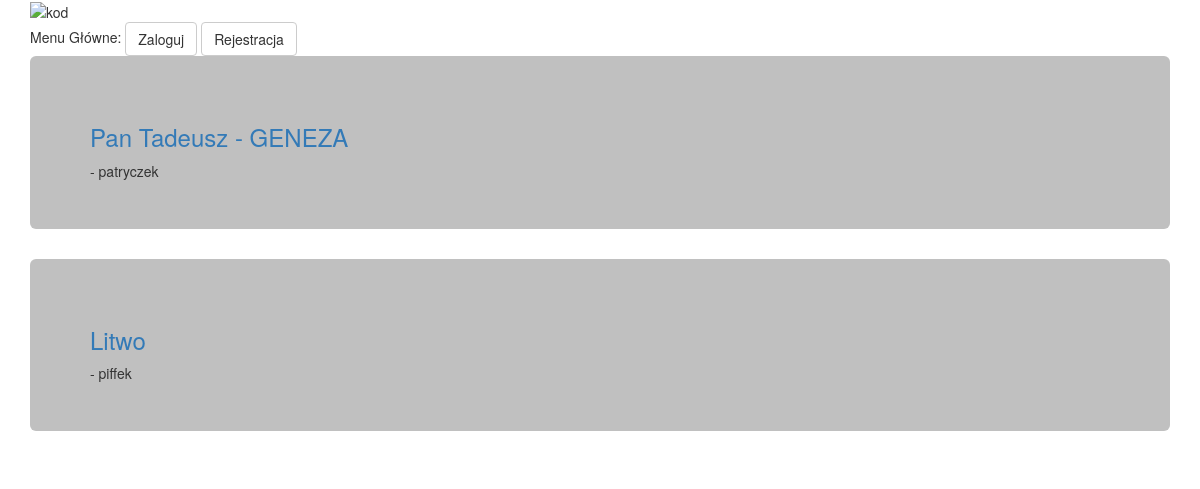
Before: / with the older database file.
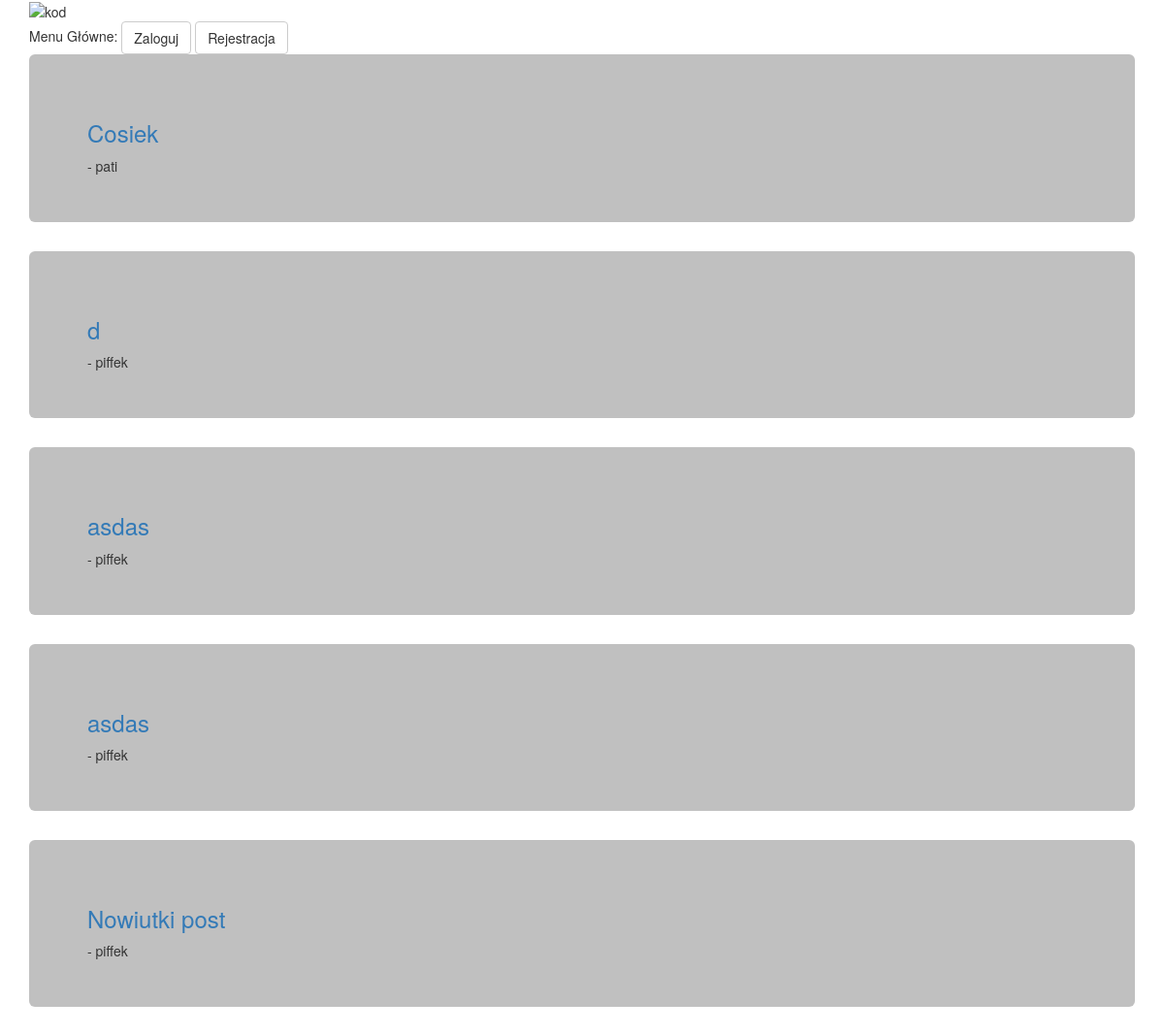
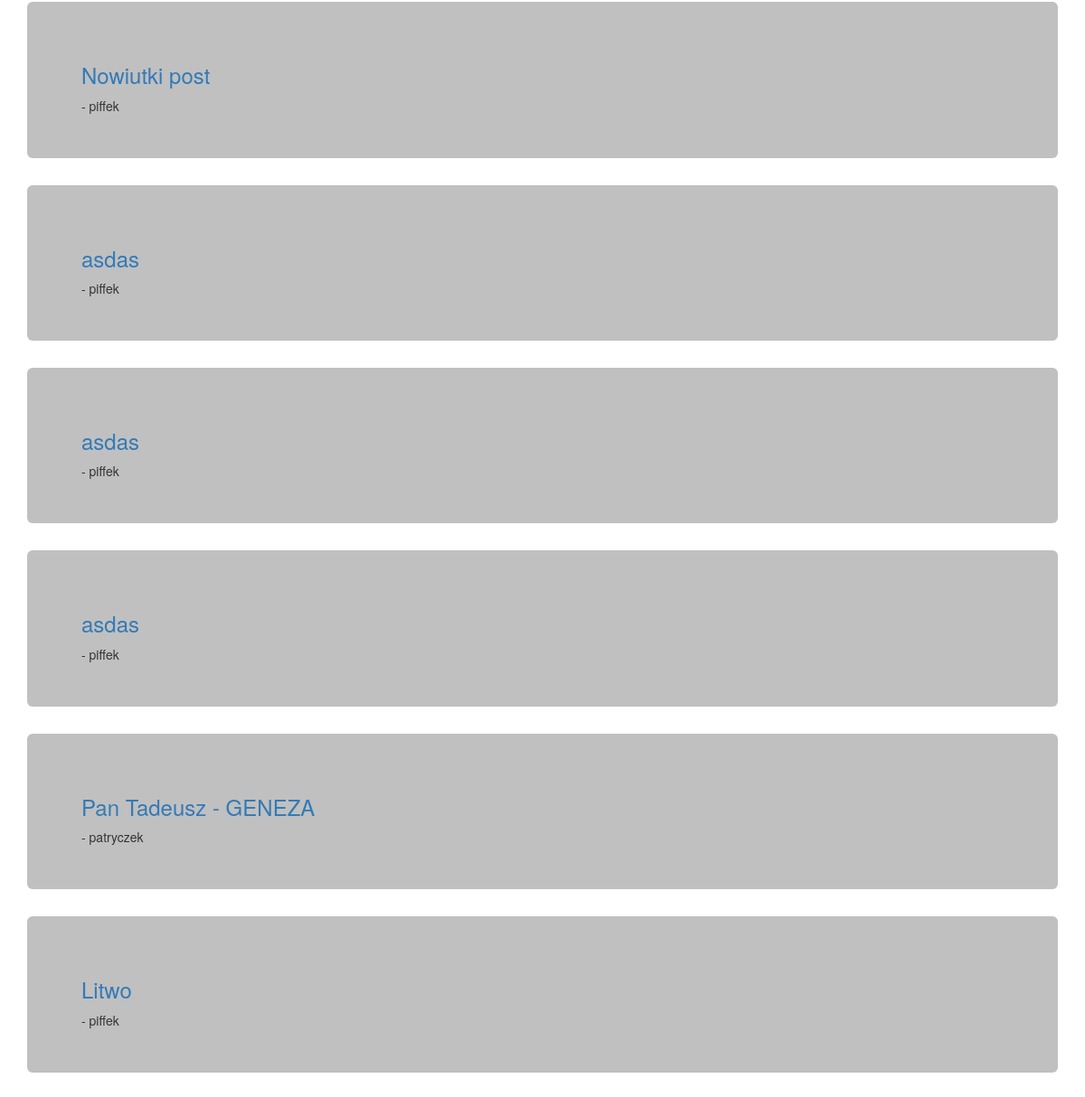
After: the same page with the newer database file (2 pictures, top to bottom).
### subject/models.py (models this page shows, shortened)
class Subject(models.Model):
    who = models.ForeignKey(settings.AUTH_USER_MODEL)
    when = models.DateTimeField(default = now)
    subj = models.CharField(max_length=50)
    body = models.TextField(null = True, blank = True)

### users/models.py (models this page shows)
class Profile(AbstractUser):
    phone = models.CharField(max_length=15, blank=True, default='')

### subject/views.py (the view)
# urls.py: url(r'^$', SubjectListView.as_view(), name='subject-list'),
class SubjectListView(ListView):
    model = Subject
    def get_context_data(self, **kwargs):
        context = super().get_context_data(**kwargs)
        context['object_list'] = Subject.objects.order_by('-when')
        return context

### templates/subject/subject_list.html
{% extends "base.html" %}
{% block content %}
	{% for subject in object_list %}
		<div style="background-color:silver" class="jumbotron">
			<h3><a href="{% url 'subject:subject-detail' subject.id %}">{{subject.subj}}</a></h3>
			 - {{ subject.who }}
		</div>
	{% endfor %}
{% endblock %}

### templates/base.html (shortened to what this page needs)
<!DOCTYPE html>
    <head>
    {% load bootstrap3 %} {% load staticfiles %}
        {% bootstrap_css %}
    </head>
	<body>
	<div class="container">
		    <img src="{% static "one.jpg" %}" alt="kod">
			<br>Menu Główne:
			{% if user.is_authenticated %}
				<a class="btn btn-default" href="{% url 'account_logout' %}">Wyloguj</a>
				<a class="btn btn-success pull-right" href="{% url 'subject:subject-new' %}">Dodaj Temat</a>
			{% else %}
				<a class="btn btn-default" href="{% url 'account_login' %}">Zaloguj</a> <a class="btn btn-default" href="{% url 'account_signup' %}">Rejestracja</a>
			{%endif%}
		    	{% block content %}
		    	{% endblock %}
	</div>
    </body>
</html>

Changed rows visible on the page:
added Subject: subj "Cosiek", who "pati"
added Subject: subj "d", who "piffek"
added Subject: subj "asdas", who "piffek"
added Subject: subj "asdas", who "piffek"
added Subject: subj "Nowiutki post", who "piffek"
added Subject: subj "Nowiutki post", who "piffek"
added Subject: subj "asdas", who "piffek"
added Subject: subj "asdas", who "piffek"
added Subject: subj "asdas", who "piffek"
